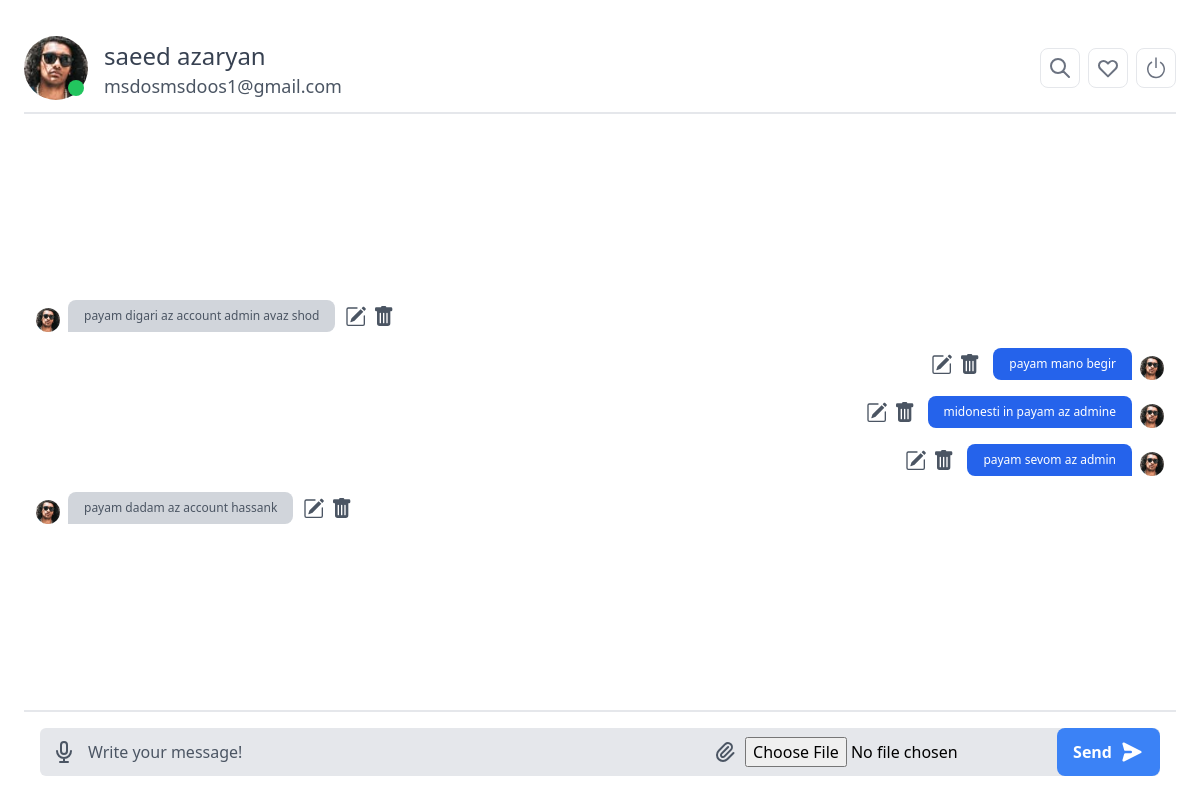
Page /tamrin/index.php (signed in) on the committed database.
### tables this page shows
CREATE TABLE `chats` (
  `id` int(11) NOT NULL,
  `textmassage` varchar(100) DEFAULT NULL,
  `fileurl` text DEFAULT NULL,
  `user_id` int(11) NOT NULL
);

### tamrin/config.php (called while the page is built, shortened)
<?php
$connectType='mysql';
$explodedURI=explode('?',$_SERVER['REQUEST_URI']);
$explodedSlashes=explode('/',$explodedURI[0]);
array_pop($explodedSlashes);
$finalAddress = implode('/',$explodedSlashes);
$rootPath=$_SERVER['REQUEST_SCHEME'].'://'.$_SERVER['SERVER_NAME'].$finalAddress.'/';

### tamrin/dbIndex.php (the view, shortened to what this page needs)
<!doctype html>
<html lang="en">
<head>
    <link rel="stylesheet" type="text/css" href="css/chat.css">
</head>
<body>
<div class="flex-1 p:2 sm:p-6 justify-between flex flex-col h-screen">
    <div class="flex sm:items-center justify-between py-3 border-b-2 border-gray-200">
        <div class="relative flex items-center space-x-4">
            <div class="relative">
            <span class="absolute text-green-500 right-0 bottom-0">
               <svg width="20" height="20">
                  <circle cx="8" cy="8" r="8" fill="currentColor"></circle>
               </svg>
            </span>
                <img src="<?php echo $rootPath ?>img/avatar.jpg" alt="" class="w-10 sm:w-16 h-10 sm:h-16 rounded-full">
            </div>
            <div class="flex flex-col leading-tight">
                <div class="text-2xl mt-1 flex items-center">
                    <span class="text-gray-700 mr-3"><?php echo $_SESSION['name']; ?></span>
                </div>
                <span class="text-lg text-gray-600"><?php echo $_SESSION['email']; ?></span>
            </div>
        </div>
        <div class="flex items-center space-x-2">
            <button type="button" class="inline-flex items-center justify-center rounded-lg border h-10 w-10 transition duration-500 ease-in-out text-gray-500 hover:bg-gray-300 focus:outline-none">
                <svg xmlns="http://www.w3.org/2000/svg" fill="none" viewBox="0 0 24 24" stroke="currentColor" class="h-6 w-6">
                    <path stroke-linecap="round" stroke-linejoin="round" stroke-width="2" d="M21 21l-6-6m2-5a7 7 0 11-14 0 7 7 0 0114 0z"></path>
                </svg>
            </button>
            <button type="button" class="inline-flex items-center justify-center rounded-lg border h-10 w-10 transition duration-500 ease-in-out text-gray-500 hover:bg-gray-300 focus:outline-none">
            </button>
            <a href="?logout" class="inline-flex items-center justify-center rounded-lg border h-10 w-10 transition duration-500 ease-in-out text-gray-500 hover:bg-gray-300 focus:outline-none">
                <svg xmlns="http://www.w3.org/2000/svg" fill="currentColor" class="bi bi-power h-6 w-6" viewBox="0 0 16 16">
                    <path d="M7.5 1v7h1V1h-1z"/>
                    <path d="M3 8.812a4.999 4.999 0 0 1 2.578-4.375l-.485-.874A6 6 0 1 0 11 3.616l-.501.865A5 5 0 1 1 3 8.812z"/>
                </svg>
            </a>
        </div>
    </div>
    <div id="messages" class="flex flex-col space-y-4 p-3 overflow-y-auto scrollbar-thumb-blue scrollbar-thumb-rounded scrollbar-track-blue-lighter scrollbar-w-2 scrolling-touch">
        <?php
        $selectAllChatsQuery = 'select * from chats';
        $runQuery = $con->prepare($selectAllChatsQuery);
        $runQuery->execute();
        $allChats = $runQuery->fetchAll();
        if (isset($allChats)){
            foreach ($allChats as $key => $chat) {
                if ($chat["user_id"] == $_SESSION['userid']) {
                    if ($chat['textmassage']!='' && $chat['fileurl']=='')
                    {
                        ?>
                        <div class="chat-message">
                            <div class="flex items-end justify-end">
                                <div class="flex flex-col space-y-2 text-xs max-w-xs mx-2 order-1 items-end">
                                    <div><span class="px-4 py-2 rounded-lg inline-block rounded-br-none bg-blue-600 text-white "><?php echo $chat['textmassage']; ?></span></div>
                                </div>
                                <img src="<?php echo $rootPath ?>img/avatar.jpg" alt="My profile" class="w-6 h-6 rounded-full order-2">
                                <div class="flex">
                                    <button type="button" class="editMassage inline-flex items-center align-middle justify-center rounded-full h-7 w-7 transition duration-500 ease-in-out text-gray-500 hover:bg-gray-300 focus:outline-none" data-username="<?php echo $chat['user_id']; ?>" data-id="<?php echo $chat['id']; ?>">
                                    </button>
                                    <button type="button" class="deleteMassage inline-flex items-center align-middle justify-center rounded-full h-7 w-7 transition duration-500 ease-in-out text-gray-500 hover:bg-gray-300 focus:outline-none" data-username="<?php echo $chat['user_id']; ?>" data-id="<?php echo $chat['id']; ?>">
                                    </button>
                                </div>
                            </div>
                        </div>
                        <?php
                    }
                }else
                {
                    if ($chat['textmassage']!='' && $chat['fileurl']=='') {
                        ?>
                        <div class="chat-message">
                            <div class="flex items-end">
                                <div class="flex flex-col space-y-2 text-xs max-w-xs mx-2 order-2 items-start">
                                    <div>
                                        <span class="px-4 py-2 rounded-lg inline-block rounded-bl-none bg-gray-300 text-gray-600"><?php echo $chat['textmassage']; ?></span>
                                    </div>
                                </div>
                                <img src="<?php echo $rootPath ?>img/avatar.jpg"
                                     alt="My profile" class="w-6 h-6 rounded-full order-1">
                                <div class="flex order-2">
                                    <button type="button"
                                            class="editMassage inline-flex items-center align-middle justify-center rounded-full h-7 w-7 transition duration-500 ease-in-out text-gray-500 hover:bg-gray-300 focus:outline-none"
                                            data-username="<?php echo $chat['user_id']; ?>"
                                            data-id="<?php echo $chat['id']; ?>">
                                    </button>
                                    <button type="button"
                                            class="deleteMassage inline-flex items-center align-middle justify-center rounded-full h-7 w-7 transition duration-500 ease-in-out text-gray-500 hover:bg-gray-300 focus:outline-none"
                                            data-username="<?php echo $chat['user_id']; ?>"
                                            data-id="<?php echo $chat['id']; ?>">
                                    </button>
                                </div>
                            </div>
                        </div>
                        <?php
                    }
                }
            }
        }
        ?>
    </div>
    <div class="border-t-2 border-gray-200 px-4 pt-4 mb-2 sm:mb-0">
        <div class="relative flex">
         <span class="absolute inset-y-0 flex items-center">
            <button type="button" class="inline-flex items-center justify-center rounded-full h-12 w-12 transition duration-500 ease-in-out text-gray-500 hover:bg-gray-300 focus:outline-none">
               <svg xmlns="http://www.w3.org/2000/svg" fill="none" viewBox="0 0 24 24" stroke="currentColor" class="h-6 w-6 text-gray-600">
                  <path stroke-linecap="round" stroke-linejoin="round" stroke-width="2" d="M19 11a7 7 0 01-7 7m0 0a7 7 0 01-7-7m7 7v4m0 0H8m4 0h4m-4-8a3 3 0 01-3-3V5a3 3 0 116 0v6a3 3 0 01-3 3z"></path>
               </svg>
            </button>
         </span>
            <input type="text" placeholder="Write your message!" id="textMassage" data-username="<?php echo $_SESSION['username'] ?>" class="w-full focus:outline-none focus:placeholder-gray-400 text-gray-600 placeholder-gray-600 pl-12 bg-gray-200 rounded-md py-3" maxlength="100">
            <div class="absolute right-0 items-center inset-y-0 hidden sm:flex">
                <button id="imageUpload" type="button" class="inline-flex items-center justify-center rounded-full h-10 w-10 transition duration-500 ease-in-out text-gray-500 hover:bg-gray-300 focus:outline-none">
                </button>
                <input type="file" id="fileToUpload">
                <button type="button" id="sendText" class="inline-flex items-center justify-center rounded-lg px-4 py-3 transition duration-500 ease-in-out text-white bg-blue-500 hover:bg-blue-400 focus:outline-none">
                    <span class="font-bold">Send</span>
                    <svg xmlns="http://www.w3.org/2000/svg" viewBox="0 0 20 20" fill="currentColor" class="h-6 w-6 ml-2 transform rotate-90">
                        <path d="M10.894 2.553a1 1 0 00-1.788 0l-7 14a1 1 0 001.169 1.409l5-1.429A1 1 0 009 15.571V11a1 1 0 112 0v4.571a1 1 0 00.725.962l5 1.428a1 1 0 001.17-1.408l-7-14z"></path>
                    </svg>
                </button>
            </div>
        </div>
    </div>
</div>
</body>
</html>

### tamrin/index.php (shortened to what this page needs)
<?php
include_once 'config.php';
if (!isset($_SESSION['username'])) {
    $redirectPath = $rootPath . 'login.php';
    header("Location: $redirectPath");
}else
{
    if ($connectType=='json')
    {
        include_once 'jsonIndex.php';
    }elseif ($connectType=='mysql')
    {
        include_once 'dbIndex.php';
    }
}
?>

### rows in the picture
chats: textmassage "payam digari az account admin avaz shod"
chats: textmassage "payam mano begir"
chats: textmassage "midonesti in payam az admine"
chats: textmassage "payam sevom az admin"
chats: textmassage "payam dadam az account hassank"

### other values in the picture
$_SESSION['name'] "saeed azaryan"
$_SESSION['email'] "msdosmsdoos1@gmail.com"
